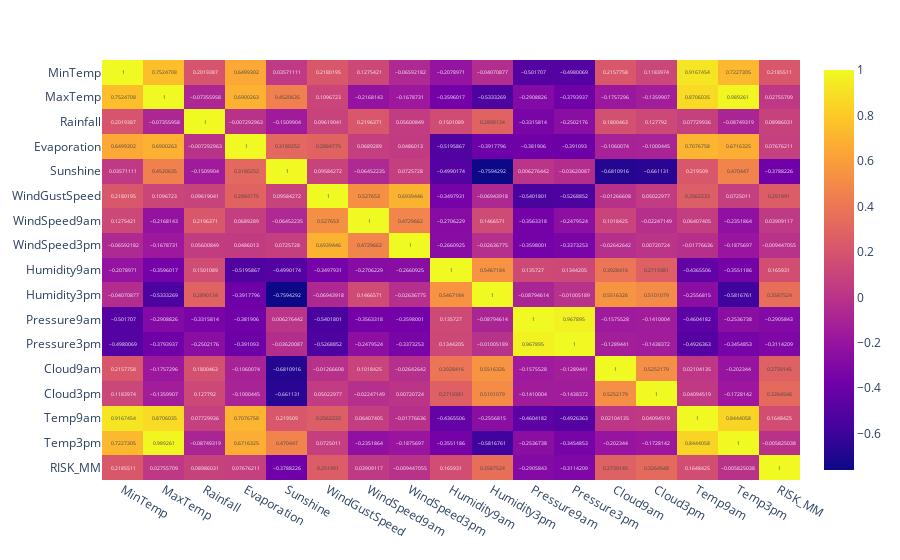

The cell this chart's notebook holds for it:
### Code cell
fig = px.imshow(cor_col, text_auto=True, aspect="auto")
fig.show()

### Figure 1 — Plotly figure (JSON) as saved in the notebook; plotly's stock layout.template omitted (floating-point values rounded to 4 significant figures; data arrays with more than 128 entries replaced by an {"elided": "..."} marker saying what was removed)
{"data": [{"coloraxis": "coloraxis", "hovertemplate": "x: %{x}<br>y: %{y}<br>color: %{z}<extra></extra>", "name": "0", "texttemplate": "%{z}", "type": "heatmap", "x": ["MinTemp", "MaxTemp", "Rainfall", "Evaporation", "Sunshine", "WindGustSpeed", "WindSpeed9am", "WindSpeed3pm", "Humidity9am", "Humidity3pm", "Pressure9am", "Pressure3pm", "Cloud9am", "Cloud3pm", "Temp9am", "Temp3pm", "RISK_MM"], "xaxis": "x", "y": ["MinTemp", "MaxTemp", "Rainfall", "Evaporation", "Sunshine", "WindGustSpeed", "WindSpeed9am", "WindSpeed3pm", "Humidity9am", "Humidity3pm", "Pressure9am", "Pressure3pm", "Cloud9am", "Cloud3pm", "Temp9am", "Temp3pm", "RISK_MM"], "yaxis": "y", "z": {"elided": "17x17 float values"}}], "layout": {"coloraxis": {"colorscale": [[0, "#0d0887"], [0.1111, "#46039f"], [0.2222, "#7201a8"], [0.3333, "#9c179e"], [0.4444, "#bd3786"], [0.5556, "#d8576b"], [0.6667, "#ed7953"], [0.7778, "#fb9f3a"], [0.8889, "#fdca26"], [1, "#f0f921"]]}, "margin": {"t": 60}, "xaxis": {"anchor": "y", "domain": [0, 1]}, "yaxis": {"anchor": "x", "autorange": "reversed", "domain": [0, 1]}}}
